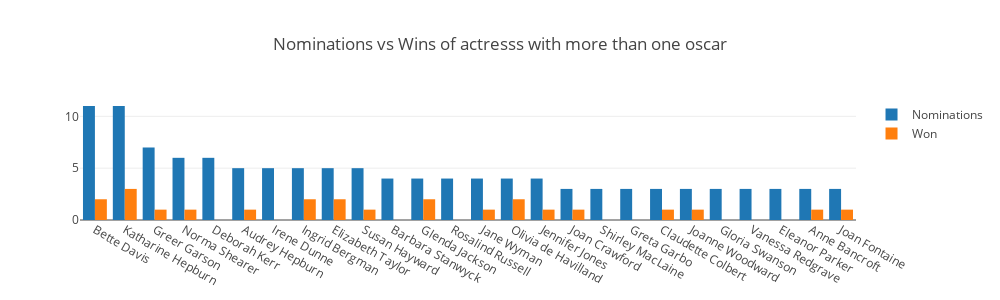

Notebook code cell kept with this figure:
### Code cell
trace1 = go.Bar(
    x=actress_nom.index,
    y=actress_nom.values,
    name='Nominations'
)
trace2 = go.Bar(
    x=actress_nom.index,
    y=won,
    name='Won'
)

data = [trace1, trace2]
plotly.offline.iplot({
    "data": data,
    "layout": go.Layout(barmode='group', title="Nominations vs Wins of actresss with more than one oscar"
                           ,width=1000,height=300,)
})

### Figure 1 — Plotly figure (JSON) as saved in the notebook; plotly's stock layout.template omitted (floating-point values rounded to 4 significant figures)
{"data": [{"name": "Nominations", "type": "bar", "x": ["Bette Davis", "Katharine Hepburn", "Greer Garson", "Norma Shearer", "Deborah Kerr", "Audrey Hepburn", "Irene Dunne", "Ingrid Bergman", "Elizabeth Taylor", "Susan Hayward", "Barbara Stanwyck", "Glenda Jackson", "Rosalind Russell", "Jane Wyman", "Olivia de Havilland", "Jennifer Jones", "Joan Crawford", "Shirley MacLaine", "Greta Garbo", "Claudette Colbert", "Joanne Woodward", "Gloria Swanson", "Vanessa Redgrave", "Eleanor Parker", "Anne Bancroft", "Joan Fontaine"], "y": [11, 11, 7, 6, 6, 5, 5, 5, 5, 5, 4, 4, 4, 4, 4, 4, 3, 3, 3, 3, 3, 3, 3, 3, 3, 3]}, {"name": "Won", "type": "bar", "x": ["Bette Davis", "Katharine Hepburn", "Greer Garson", "Norma Shearer", "Deborah Kerr", "Audrey Hepburn", "Irene Dunne", "Ingrid Bergman", "Elizabeth Taylor", "Susan Hayward", "Barbara Stanwyck", "Glenda Jackson", "Rosalind Russell", "Jane Wyman", "Olivia de Havilland", "Jennifer Jones", "Joan Crawford", "Shirley MacLaine", "Greta Garbo", "Claudette Colbert", "Joanne Woodward", "Gloria Swanson", "Vanessa Redgrave", "Eleanor Parker", "Anne Bancroft", "Joan Fontaine"], "y": [2, 3, 1, 1, 0, 1, 0, 2, 2, 1, 0, 2, 0, 1, 2, 1, 1, 0, 0, 1, 1, 0, 0, 0, 1, 1]}], "layout": {"barmode": "group", "height": 300, "title": "Nominations vs Wins of actresss with more than one oscar", "width": 1000}}
